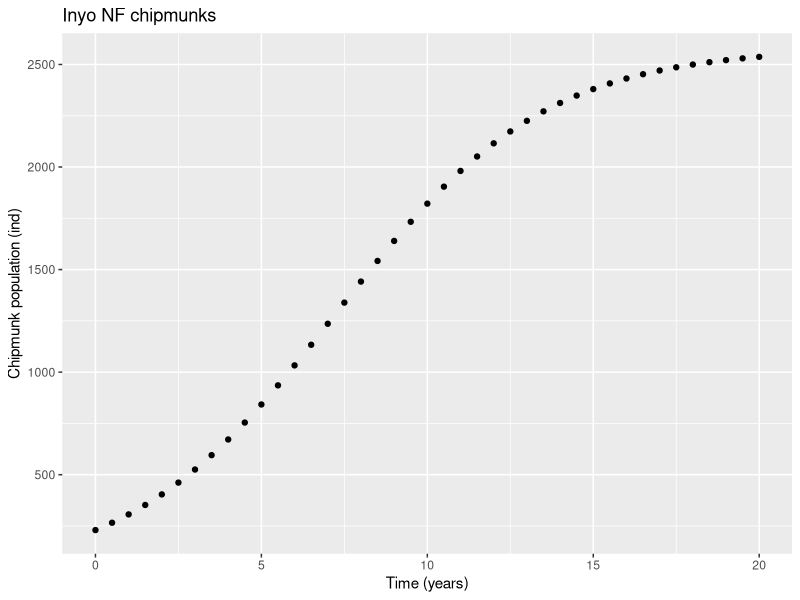

Recreate this plot in R.
## ---- chunk 1
knitr::opts_chunk$set(echo = TRUE)

library(tidyverse)
## ---- chunk 2
# Examples of Logarithms

log(4)

#Example of exponents

exp(5)

log(exp(1))

## ---- chunk 3
# A sequence from 1 to 20, by 1 

ex_1 <- seq(from = 1, to = 20, by = 1)

# Vector from 0 to 40 by increments of 0.2

ex_2 <- seq(from = 0, to = 40, by = 0.2)

# Vector from 1 to 5000 increments of 10

ex_3 <- seq(from = 1, to = 5000, by = 10)

## ---- chunk 4
#Logistic growth function

pop_logistic <- function(capacity, init_pop, rate, time_yr) {
  
  capacity/ (1 + ((capacity - init_pop) / init_pop) * exp(-rate * time_yr))
  
}

pop_logistic(capacity = 2580, init_pop = 230, rate = 0.32, time_yr = 2.4)


## ---- chunk 5

time_vec <- seq(from = 0, to = 20, by = 0.5)



## ---- chunk 6

chipmunk_pop <- pop_logistic(capacity = 2580, init_pop = 230, rate = 0.32, time_yr = time_vec)


## ---- chunk 7

chipmunk_df <- data.frame(time_vec, chipmunk_pop)

chipmunk_df


## ---- chunk 8

ggplot(data = chipmunk_df, aes(x = time_vec, y = chipmunk_pop)) + 
  geom_point() + 
  labs(x = "Time (years)", y = "Chipmunk population (ind)", title = "Inyo NF chipmunks")

